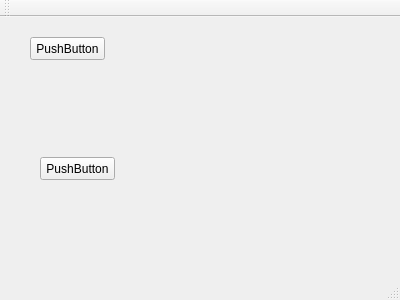
<?xml version="1.0" encoding="UTF-8"?>
<ui version="4.0">
 <class>MainWindow</class>
 <widget class="QMainWindow" name="MainWindow">
  <property name="geometry">
   <rect>
    <x>0</x>
    <y>0</y>
    <width>400</width>
    <height>300</height>
   </rect>
  </property>
  <property name="windowTitle">
   <string>MainWindow</string>
  </property>
  <widget class="QWidget" name="centralWidget">
   <widget class="QPushButton" name="pushButton">
    <property name="geometry">
     <rect>
      <x>30</x>
      <y>20</y>
      <width>75</width>
      <height>23</height>
     </rect>
    </property>
    <property name="text">
     <string>PushButton</string>
    </property>
   </widget>
   <widget class="QPushButton" name="pushButton_2">
    <property name="geometry">
     <rect>
      <x>40</x>
      <y>140</y>
      <width>75</width>
      <height>23</height>
     </rect>
    </property>
    <property name="text">
     <string>PushButton</string>
    </property>
   </widget>
  </widget>
  <widget class="QMenuBar" name="menuBar">
   <property name="geometry">
    <rect>
     <x>0</x>
     <y>0</y>
     <width>400</width>
     <height>21</height>
    </rect>
   </property>
  </widget>
  <widget class="QToolBar" name="mainToolBar">
   <attribute name="toolBarArea">
    <enum>TopToolBarArea</enum>
   </attribute>
   <attribute name="toolBarBreak">
    <bool>false</bool>
   </attribute>
  </widget>
  <widget class="QStatusBar" name="statusBar"/>
 </widget>
 <layoutdefault spacing="6" margin="11"/>
 <resources/>
 <connections/>
</ui>
